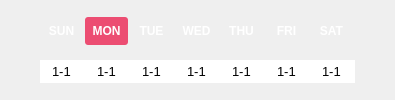
             <widget class="QFrame" name="week_frame">
              <property name="sizePolicy">
               <sizepolicy hsizetype="Preferred" vsizetype="Fixed">
                <horstretch>0</horstretch>
                <verstretch>0</verstretch>
               </sizepolicy>
              </property>
              <property name="styleSheet">
               <string notr="true">/* //////////////////////////////////////////////////////////////////////////////
AGENDA SIDEBAR BTN primer
////////////////////////////////////////////////////////////////////////////// */
QPushButton {
color:#fff;
text-align:left;
border-radius:3px;
font:9pt &quot;Arial&quot;;
border:none;
font-weight:900;
padding:4px;
min-width:35px;
max-width:35px;
max-height:20px;
min-height:20px;
text-align:center;
}
QPushButton:hover {
color:#fff;
margin-top:2px;
}
QPushButton:checked {
font-weight:bold;
color:#fff;
}
QPushButton:pressed {
font-weight:bold;
font-size:9pt;
margin-top:4px;
color:#fff;
}

QPushButton:checked:hover {
font-weight:bold;
margin:0px;
color:#fff;
margin-top:1px;
}

QPushButton:checked:pressed {
font-weight:bold;
margin-top:2px;
color:#fff;
}
QDateEdit {
font-size:10pt;
}

/* ////////////////////////////////////////////////////////////////////////////////
AGENDA SIDEBAR BTNs
//////////////////////////////////////////////////////////////////////////////// */

#sun_journal_nav_btn:hover {
	border-left-color: rgb(230, 77, 60);
}
#sun_journal_nav_btn:checked {
	background-color: rgb(230, 77, 60);
}

#mon_journal_nav_btn:hover {
	border-left-color: rgb(236, 77, 114);
}
#mon_journal_nav_btn:checked {
	background-color: rgb(236, 77, 114);
}

/* Tuesday */
#tues_journal_nav_btn:hover {
	border-left-color: rgb(222, 94, 160);
}
#tues_journal_nav_btn:checked {
	background:rgb(222, 94, 160);
}

/* Wednesday */
#wed_journal_nav_btn:hover {
	border-left-color: #c176c2;
}
#wed_journal_nav_btn:checked {
	background:#c176c2;
}

/* Thursday */
#thurs_journal_nav_btn:hover {
	border-left-color: #9d8bd4;
}
#thurs_journal_nav_btn:checked {
	background:#9d8bd4;
}

/* friday */
#fri_journal_nav_btn:hover {
	border-left-color: #7f9ad6;
}
#fri_journal_nav_btn:checked {
	background:#7f9ad6;
}

/* Saturday */
#sat_journal_nav_btn:hover {
	border-left-color: #73a5cc;
}
#sat_journal_nav_btn:checked {
	background:#73a5cc;
}
</string>
              </property>
              <layout class="QGridLayout" name="gridLayout_51">
               <property name="leftMargin">
                <number>0</number>
               </property>
               <property name="topMargin">
                <number>2</number>
               </property>
               <property name="rightMargin">
                <number>0</number>
               </property>
               <property name="bottomMargin">
                <number>0</number>
               </property>
               <property name="spacing">
                <number>0</number>
               </property>
               <item row="1" column="7">
                <widget class="QDateEdit" name="sat_date">
                 <property name="font">
                  <font>
                   <family>Helvetica</family>
                   <pointsize>10</pointsize>
                   <weight>50</weight>
                   <italic>false</italic>
                   <bold>false</bold>
                  </font>
                 </property>
                 <property name="frame">
                  <bool>false</bool>
                 </property>
                 <property name="alignment">
                  <set>Qt::AlignCenter</set>
                 </property>
                 <property name="buttonSymbols">
                  <enum>QAbstractSpinBox::NoButtons</enum>
                 </property>
                 <property name="displayFormat">
                  <string>M-d</string>
                 </property>
                 <property name="calendarPopup">
                  <bool>false</bool>
                 </property>
                 <property name="currentSectionIndex">
                  <number>0</number>
                 </property>
                </widget>
               </item>
               <item row="0" column="5">
                <widget class="QPushButton" name="thurs_journal_nav_btn">
                 <property name="maximumSize">
                  <size>
                   <width>43</width>
                   <height>28</height>
                  </size>
                 </property>
                 <property name="text">
                  <string>THU</string>
                 </property>
                 <property name="checkable">
                  <bool>true</bool>
                 </property>
                 <property name="checked">
                  <bool>false</bool>
                 </property>
                 <property name="autoExclusive">
                  <bool>true</bool>
                 </property>
                 <property name="flat">
                  <bool>false</bool>
                 </property>
                </widget>
               </item>
               <item row="1" column="1">
                <widget class="QDateEdit" name="sun_date">
                 <property name="font">
                  <font>
                   <family>Helvetica</family>
                   <pointsize>10</pointsize>
                   <weight>50</weight>
                   <italic>false</italic>
                   <bold>false</bold>
                  </font>
                 </property>
                 <property name="autoFillBackground">
                  <bool>false</bool>
                 </property>
                 <property name="wrapping">
                  <bool>false</bool>
                 </property>
                 <property name="frame">
                  <bool>false</bool>
                 </property>
                 <property name="alignment">
                  <set>Qt::AlignCenter</set>
                 </property>
                 <property name="buttonSymbols">
                  <enum>QAbstractSpinBox::NoButtons</enum>
                 </property>
                 <property name="displayFormat">
                  <string>M-d</string>
                 </property>
                 <property name="calendarPopup">
                  <bool>false</bool>
                 </property>
                 <property name="currentSectionIndex">
                  <number>0</number>
                 </property>
                </widget>
               </item>
               <item row="0" column="1">
                <widget class="QPushButton" name="sun_journal_nav_btn">
                 <property name="styleSheet">
                  <string notr="true"/>
                 </property>
                 <property name="text">
                  <string>SUN</string>
                 </property>
                 <property name="checkable">
                  <bool>true</bool>
                 </property>
                 <property name="checked">
                  <bool>false</bool>
                 </property>
                 <property name="autoExclusive">
                  <bool>true</bool>
                 </property>
                 <property name="flat">
                  <bool>false</bool>
                 </property>
                </widget>
               </item>
               <item row="1" column="6">
                <widget class="QDateEdit" name="fri_date">
                 <property name="font">
                  <font>
                   <family>Helvetica</family>
                   <pointsize>10</pointsize>
                   <weight>50</weight>
                   <italic>false</italic>
                   <bold>false</bold>
                  </font>
                 </property>
                 <property name="frame">
                  <bool>false</bool>
                 </property>
                 <property name="alignment">
                  <set>Qt::AlignCenter</set>
                 </property>
                 <property name="buttonSymbols">
                  <enum>QAbstractSpinBox::NoButtons</enum>
                 </property>
                 <property name="displayFormat">
                  <string>M-d</string>
                 </property>
                 <property name="calendarPopup">
                  <bool>false</bool>
                 </property>
                 <property name="currentSectionIndex">
                  <number>0</number>
                 </property>
                </widget>
               </item>
               <item row="1" column="3">
                <widget class="QDateEdit" name="tues_date">
                 <property name="font">
                  <font>
                   <family>Helvetica</family>
                   <pointsize>10</pointsize>
                   <weight>50</weight>
                   <italic>false</italic>
                   <bold>false</bold>
                  </font>
                 </property>
                 <property name="frame">
                  <bool>false</bool>
                 </property>
                 <property name="alignment">
                  <set>Qt::AlignCenter</set>
                 </property>
                 <property name="buttonSymbols">
                  <enum>QAbstractSpinBox::NoButtons</enum>
                 </property>
                 <property name="displayFormat">
                  <string>M-d</string>
                 </property>
                 <property name="calendarPopup">
                  <bool>false</bool>
                 </property>
                 <property name="currentSectionIndex">
                  <number>0</number>
                 </property>
                </widget>
               </item>
               <item row="1" column="5">
                <widget class="QDateEdit" name="thurs_date">
                 <property name="font">
                  <font>
                   <family>Helvetica</family>
                   <pointsize>10</pointsize>
                   <weight>50</weight>
                   <italic>false</italic>
                   <bold>false</bold>
                  </font>
                 </property>
                 <property name="frame">
                  <bool>false</bool>
                 </property>
                 <property name="alignment">
                  <set>Qt::AlignCenter</set>
                 </property>
                 <property name="buttonSymbols">
                  <enum>QAbstractSpinBox::NoButtons</enum>
                 </property>
                 <property name="displayFormat">
                  <string>M-d</string>
                 </property>
                 <property name="calendarPopup">
                  <bool>false</bool>
                 </property>
                 <property name="currentSectionIndex">
                  <number>0</number>
                 </property>
                </widget>
               </item>
               <item row="0" column="7">
                <widget class="QPushButton" name="sat_journal_nav_btn">
                 <property name="maximumSize">
                  <size>
                   <width>43</width>
                   <height>28</height>
                  </size>
                 </property>
                 <property name="autoFillBackground">
                  <bool>false</bool>
                 </property>
                 <property name="text">
                  <string>SAT</string>
                 </property>
                 <property name="checkable">
                  <bool>true</bool>
                 </property>
                 <property name="checked">
                  <bool>false</bool>
                 </property>
                 <property name="autoExclusive">
                  <bool>true</bool>
                 </property>
                 <property name="flat">
                  <bool>false</bool>
                 </property>
                </widget>
               </item>
               <item row="1" column="2">
                <widget class="QDateEdit" name="mon_date">
                 <property name="font">
                  <font>
                   <family>Helvetica</family>
                   <pointsize>10</pointsize>
                   <weight>50</weight>
                   <italic>false</italic>
                   <bold>false</bold>
                  </font>
                 </property>
                 <property name="frame">
                  <bool>false</bool>
                 </property>
                 <property name="alignment">
                  <set>Qt::AlignCenter</set>
                 </property>
                 <property name="buttonSymbols">
                  <enum>QAbstractSpinBox::NoButtons</enum>
                 </property>
                 <property name="displayFormat">
                  <string>M-d</string>
                 </property>
                 <property name="calendarPopup">
                  <bool>false</bool>
                 </property>
                 <property name="currentSectionIndex">
                  <number>0</number>
                 </property>
                </widget>
               </item>
               <item row="0" column="2">
                <widget class="QPushButton" name="mon_journal_nav_btn">
                 <property name="maximumSize">
                  <size>
                   <width>43</width>
                   <height>28</height>
                  </size>
                 </property>
                 <property name="text">
                  <string>MON</string>
                 </property>
                 <property name="checkable">
                  <bool>true</bool>
                 </property>
                 <property name="checked">
                  <bool>true</bool>
                 </property>
                 <property name="autoExclusive">
                  <bool>true</bool>
                 </property>
                 <property name="flat">
                  <bool>false</bool>
                 </property>
                </widget>
               </item>
               <item row="0" column="3">
                <widget class="QPushButton" name="tues_journal_nav_btn">
                 <property name="maximumSize">
                  <size>
                   <width>43</width>
                   <height>28</height>
                  </size>
                 </property>
                 <property name="text">
                  <string>TUE</string>
                 </property>
                 <property name="checkable">
                  <bool>true</bool>
                 </property>
                 <property name="checked">
                  <bool>false</bool>
                 </property>
                 <property name="autoExclusive">
                  <bool>true</bool>
                 </property>
                 <property name="flat">
                  <bool>false</bool>
                 </property>
                </widget>
               </item>
               <item row="0" column="4">
                <widget class="QPushButton" name="wed_journal_nav_btn">
                 <property name="maximumSize">
                  <size>
                   <width>43</width>
                   <height>28</height>
                  </size>
                 </property>
                 <property name="text">
                  <string>WED</string>
                 </property>
                 <property name="checkable">
                  <bool>true</bool>
                 </property>
                 <property name="checked">
                  <bool>false</bool>
                 </property>
                 <property name="autoExclusive">
                  <bool>true</bool>
                 </property>
                 <property name="flat">
                  <bool>false</bool>
                 </property>
                </widget>
               </item>
               <item row="0" column="6">
                <widget class="QPushButton" name="fri_journal_nav_btn">
                 <property name="maximumSize">
                  <size>
                   <width>43</width>
                   <height>28</height>
                  </size>
                 </property>
                 <property name="text">
                  <string>FRI</string>
                 </property>
                 <property name="checkable">
                  <bool>true</bool>
                 </property>
                 <property name="checked">
                  <bool>false</bool>
                 </property>
                 <property name="autoExclusive">
                  <bool>true</bool>
                 </property>
                 <property name="flat">
                  <bool>false</bool>
                 </property>
                </widget>
               </item>
               <item row="0" column="0" rowspan="2">
                <spacer name="horizontalSpacer">
                 <property name="orientation">
                  <enum>Qt::Horizontal</enum>
                 </property>
                 <property name="sizeHint" stdset="0">
                  <size>
                   <width>40</width>
                   <height>20</height>
                  </size>
                 </property>
                </spacer>
               </item>
               <item row="0" column="8" rowspan="2">
                <spacer name="horizontalSpacer_2">
                 <property name="orientation">
                  <enum>Qt::Horizontal</enum>
                 </property>
                 <property name="sizeHint" stdset="0">
                  <size>
                   <width>40</width>
                   <height>20</height>
                  </size>
                 </property>
                </spacer>
               </item>
               <item row="1" column="4">
                <widget class="QDateEdit" name="wed_date">
                 <property name="font">
                  <font>
                   <family>Helvetica</family>
                   <pointsize>10</pointsize>
                   <weight>50</weight>
                   <italic>false</italic>
                   <bold>false</bold>
                  </font>
                 </property>
                 <property name="frame">
                  <bool>false</bool>
                 </property>
                 <property name="alignment">
                  <set>Qt::AlignCenter</set>
                 </property>
                 <property name="buttonSymbols">
                  <enum>QAbstractSpinBox::NoButtons</enum>
                 </property>
                 <property name="displayFormat">
                  <string>M-d</string>
                 </property>
                 <property name="calendarPopup">
                  <bool>false</bool>
                 </property>
                 <property name="currentSectionIndex">
                  <number>0</number>
                 </property>
                </widget>
               </item>
              </layout>
             </widget>
